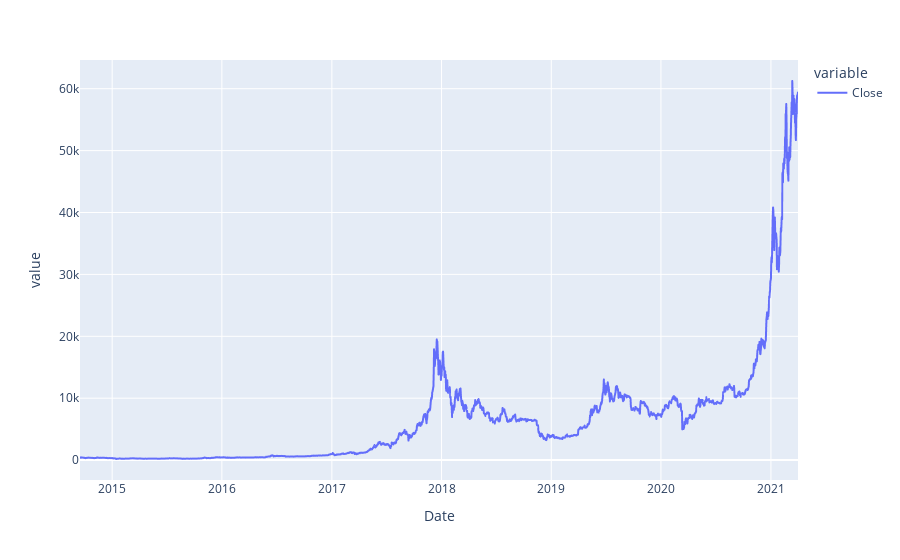

Notebook source saved alongside this figure:
### Code cell
btc_data['Close'].plot()

### Figure 1 — Plotly figure (JSON) as saved in the notebook; plotly's stock layout.template omitted (floating-point values rounded to 4 significant figures; data arrays with more than 128 entries replaced by an {"elided": "..."} marker saying what was removed)
{"data": [{"hovertemplate": "variable=Close<br>Date=%{x}<br>value=%{y}<extra></extra>", "legendgroup": "Close", "line": {"color": "#636efa", "dash": "solid"}, "mode": "lines", "name": "Close", "showlegend": true, "type": "scattergl", "x": {"elided": "2386 str values"}, "xaxis": "x", "y": {"elided": "2386 float values"}, "yaxis": "y"}], "layout": {"autosize": true, "legend": {"title": {"text": "variable"}, "tracegroupgap": 0}, "margin": {"t": 60}, "xaxis": {"anchor": "y", "autorange": true, "domain": [0, 1], "range": ["2014-09-16", "2021-04-01"], "title": {"text": "Date"}, "type": "date"}, "yaxis": {"anchor": "x", "autorange": true, "domain": [0, 1], "range": [-3214.0, 64640.0], "title": {"text": "value"}, "type": "linear"}}}
